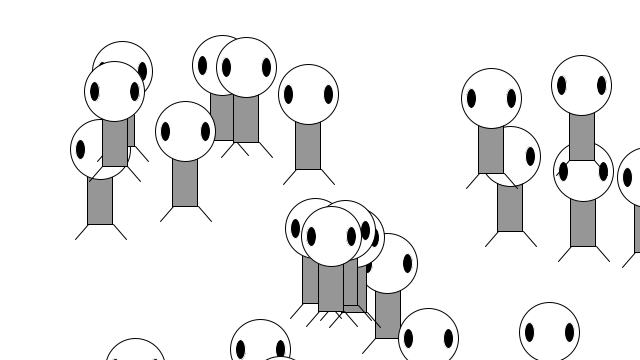
Frame 1 (no input)
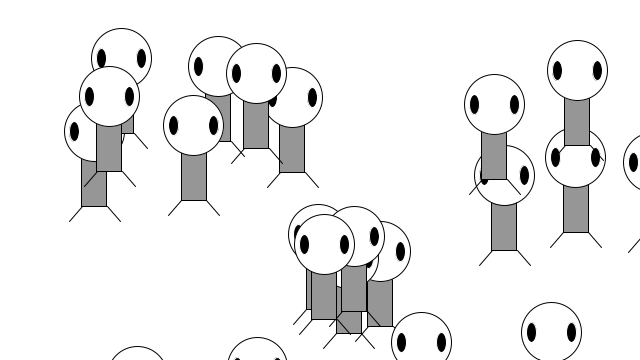
Frame 60 (the mouse pressed at the canvas centre just before this capture)
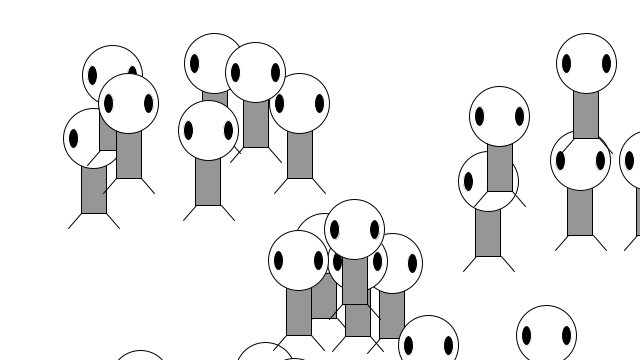
Frame 120 (the mouse held since frame 60 and released just before this capture)

The Processing sketch that drew these frames (run headless with seeded random() and noise(); from frame 60 on, the mouse is pressed at the canvas centre):

// Processing sketch: ZoogOOP
// ── ZoogOOP.pde
Zoog[] zoog = new Zoog[25];

void setup(){
  size(640,360);
  for(int i =0; i<zoog.length; i++){
  zoog[i] = new Zoog(random(-10,width),random(-10,height));
  }
}


void draw(){
  background(255);
  for(int i =0; i<zoog.length; i++){
  zoog[i].display();
  zoog[i].jiggle();
  }
  
}
// ── Zoog.pde
class Zoog {
  float x;
  float y;
  
  Zoog(float x, float y) {
    this.x = x;
    this.y = y;
  }
  
  void jiggle(){
    this.x = this.x + random(-2,2);
    this.y = this.y + random(-2,2);    
  }


  void display() {
    ellipseMode(CENTER);
    rectMode(CENTER);
    // Zoog's body
    fill(150);
    rect(100+this.x, 120+this.y, 25, 50);

    // Zoog's Head
    fill(255);
    ellipse(100+this.x, 70+this.y, 60, 60);

    // Zoog's Eyes
    stroke(255);
    fill(0);
    ellipse(80+this.x, 70+this.y, 10, 20);
    ellipse(120+this.x, 70+this.y, 10, 20);

    // Zoog's legs
    stroke(0);
    line(88+this.x, 145+this.y, 75+this.x, 160+this.y);
    line(113+this.x, 145+this.y, 126+this.x, 160+this.y);
  }
}
